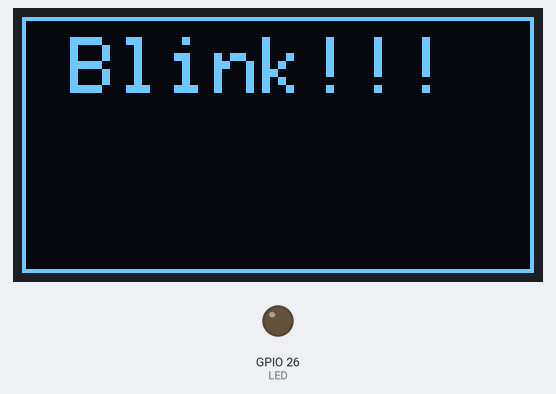
Bench run of a program on a simulated ESP32. On the bench: 128×64 one-colour display, output pins drawn as LEDs (lit = HIGH). Dashed ring = blinking.

Above: at 0.1 s.
At 1.1 s:
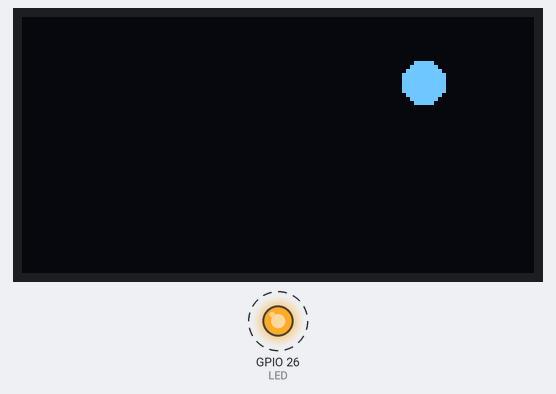
At 1.7 s:
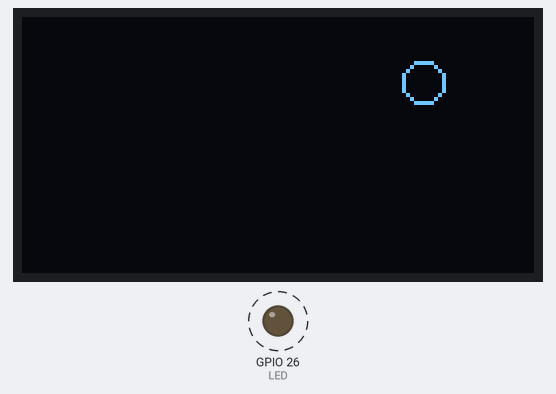
Timing chart, 0 to 130.0 s (numbered marks = the images above):
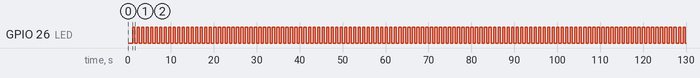

Measured:
- by itself, GPIO 26 (LED): alternates HIGH for 0.53 s and LOW for 0.53 s
- what the display in image 1 shows lasts 0.5 s, from 1.1 s to 1.6 s

The program:

main.cpp
```cpp
#include <Arduino.h>
#include <SPI.h>   // for OLED display
#include <Adafruit_SSD1306.h>  // for display graphics

#define LED 26
#define DELAY 500

#define OLED_MOSI  23
#define OLED_CLK   18
#define OLED_DC    4
#define OLED_CS    5
#define OLED_RESET 2
Adafruit_SSD1306 display(OLED_MOSI, OLED_CLK, OLED_DC, OLED_RESET, OLED_CS);

void oledInit(){
  display.begin(SSD1306_SWITCHCAPVCC);
  display.clearDisplay();
  display.setTextColor(WHITE);
  //display.startscrollright(0x00, 0x0F); // You can uncomment this line to scroll your text on oled
  display.setTextSize(2);
  display.setCursor(0,5);
  display.print(" Blink!!! "); //This will Display Clock on OLED for 3 seconds


  //display.drawLine(0, 0, display.width()-1, 0, WHITE);
  //void drawLine( x0,  y0,  x1,  y1, color);
  display.drawRect(0,0,display.width(),display.height(), WHITE);

  display.display();
}


void setup() {
  pinMode(LED, OUTPUT);
  oledInit();
  delay(1000);
}

void loop() {
  digitalWrite(LED, HIGH);
  display.clearDisplay();
  display.fillCircle(100,16,5,WHITE);
  display.display();
  delay(DELAY);
  digitalWrite(LED, LOW);
  display.clearDisplay();
  display.drawCircle(100,16,5,WHITE);
  display.display();
  delay(DELAY);
}
```
